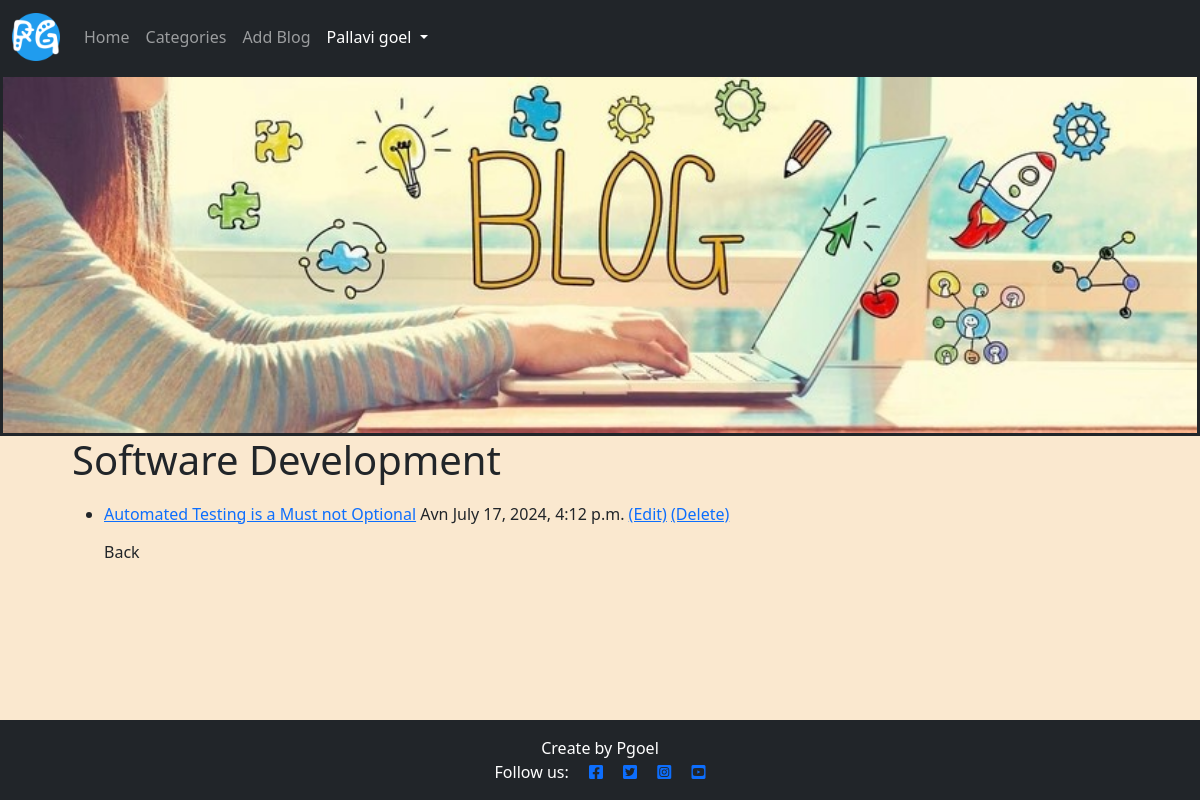
Screenshot of /category/Software Development/ (signed in) with the database file from the repository.
### blogapp/models.py (models this page shows, shortened)
class Post(models.Model):
    title = models.CharField(max_length=255, unique= False)
    slug = models.SlugField(max_length=200)
    author = models.ForeignKey(get_user_model(), on_delete=models.CASCADE, related_name="blog_posts")
    date_posted = models.DateTimeField(auto_now_add=True)
    category = models.CharField(max_length=255, default='coding')
    content = models.TextField()
    likes = models.ManyToManyField(User,related_name = 'blogpost_like', blank= True)
    update_date = models.DateTimeField(default=timezone.now)
    snippet = models.CharField(max_length=255)
    blog_image = models.ImageField(null=True, blank=True, upload_to="images/" )
    class Meta:
        ordering = ['-date_posted']

### blogapp/views.py (the view)
# urls.py: path('category/<str:cats>/',CategoryView, name='category'),
def CategoryView(request, cats):
    Category_posts = Post.objects.filter(category=cats.replace('_',' '))
    return render(request,'categories.html', {'cats':cats.title().replace('_',' '), 'category_posts':Category_posts} )

### templates/categories.html
{% extends "base.html" %}
{% block content %}
<h1>{{ cats }}</h1>
<ul>
{% if category_posts %}
    {% for post in category_posts %}
    <li>
        <a href="{% url 'post_detail' post.pk %}">{{ post.title}}</a>
            {{ post.author }} {{ post.date_posted }}
        {% if user.is_authenticated %}
            <a href="{% url 'update_post' post.pk %}">(Edit)</a>
            <a href="{% url 'delete_post' post.pk %}">(Delete)</a><br/>
        {% endif %}
        {{ post.content | slice:":200" | safe }}
    </li>
    {% endfor %}
    <a href="{% url 'category' %}" class="btn btn-primary float-end">Back</a>
    <br><br><br><br><br><br>
{% else %}
    <h2>Sorry this page does not exist.. </h2><br>
    <a href="{% url 'category' %}" class="btn btn-primary float-end">Back</a><br><br><br><br><br>
{% endif %}
</ul>
{%endblock%}

### templates/base.html (shortened to what this page needs)
{% load static %}
<!DOCTYPE html>
<html class="h-100">
<head>
      <link rel="stylesheet" href="https://cdnjs.cloudflare.com/ajax/libs/font-awesome/5.15.3/css/all.min.css">
      <link href="https://cdn.jsdelivr.net/npm/bootstrap@5.0.1/dist/css/bootstrap.min.css" rel="stylesheet"
>
      <link href="https://cdn.jsdelivr.net/npm/summernote@0.8.18/dist/summernote.min.css" rel="stylesheet">
      <link rel="stylesheet" href="{% static 'css/style.css' %}">
</head>
<body>
    <nav class="navbar navbar-expand-lg navbar-dark bg-dark">
      <div class="container-fluid">
        <a class="navbar-brand" href="{% url 'home' %}"><img src="{% static 'images/favicon.ico' %}"></a>
          <div class="collapse navbar-collapse" id="navbarText">
            <ul class="navbar-nav mr-auto">
              <a class="nav-link" aria-current="page" href="{% url 'home' %}">Home</a>
              <li class="nav-item">
                <a class="nav-link" href="{% url 'category' %}">Categories</a>
              </li>
              {% if user.is_authenticated %}
                <li class="nav-item">
                  <a class="nav-link" href="{% url 'add_post' %}">Add Blog</a>
                </li>
              {% endif %}
            </ul>
              {% if user.is_authenticated %}
                <ul class="navbar-nav ml-auto">
                  <li class="nav-item dropdown">
                    <a class="nav-link dropdown-toggle active" href="#" role="button" id="dropdownMenuLink" data-bs-toggle="dropdown" aria-expanded="false">
                       {{ user.first_name }} {{ user.last_name }}
                    </a>
                          <a class="dropdown-item" href="{% url 'logout' %}">Logout</a></li>
                      </div>
              {% endif %}
          </div>
    </nav>
    <div class="d-flex align-items-center justify-content-center border-dark border border-3">
        <img src="{% static 'images/blog1.jpg' %}" width="100%" height="50%" alt="blog image">
    </div>
    <div class="container">
          {% block content %}
          {% endblock %}
    </div>
    <footer class="footer mt-auto py-3 bg-dark">
        <p class="m-0 text-center text-white">Create by Pgoel</p>
          <p class="m-0 text-center text-white">Follow us:
              <a href="https://www.facebook.com/" class="facebook" target="_blank"> <i class="fab fa-facebook-square ms-3"></i></a>
              <a href="https://twitter.com/" class="twitter" target="_blank"><i class="fab fa-twitter-square ms-3"></i></a>
              <a href="https://www.instagram.com/" class="instagram" target="_blank"><i class="fab fa-instagram-square ms-3"></i></a>
              <a href="https://www.youtube.com/" class="youtube" target="_blank"><i class="fab fa-youtube-square ms-3"></i></a></p>
    </footer>
</body>
</html>

### static/css/style.css (style rules this page uses)
body { background-color: rgb(250, 232, 207); }
.footer { position: fixed; left: 0; bottom: 0; width: 100%; text-align: center; color: rgb(0, 0, 0); }
.container { display: grid; gap: 10px; width: 90vw; }

### rows the page displays
Post: category "Software Development", title "Automated Testing is a Must not Optional", author "Avn", date_posted "July 17, 2024, 4:12 p.m."

### other values shown
{{ user.first_name }} "Pallavi"
{{ user.last_name }} "goel"
